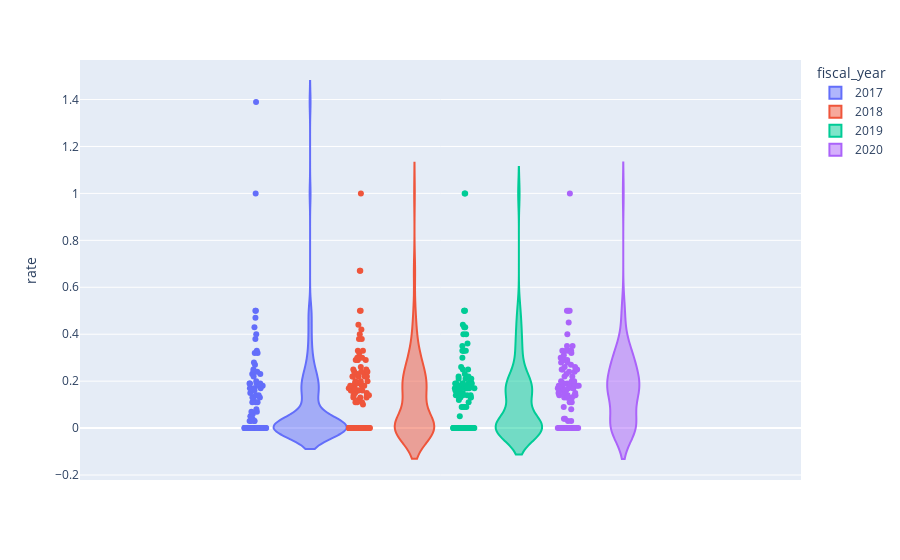

Notebook cell for this chart:
### Code cell
fig=px.violin(df, y='rate', color='fiscal_year', points='all', hover_name='demographic_category', hover_data=['specific_demographic'])
fig.show()

### Figure 1 — Plotly figure (JSON) as saved in the notebook; plotly's stock layout.template omitted (floating-point values rounded to 4 significant figures; data arrays with more than 128 entries replaced by an {"elided": "..."} marker saying what was removed)
{"data": [{"alignmentgroup": "True", "box": {"visible": false}, "customdata": {"elided": "130x1 str values"}, "hovertemplate": "<b>%{hovertext}</b><br><br>fiscal_year=2017<br>rate=%{y}<br>specific_demographic=%{customdata[0]}<extra></extra>", "hovertext": {"elided": "130 str values"}, "legendgroup": "2017", "marker": {"color": "#636efa"}, "name": "2017", "offsetgroup": "2017", "orientation": "v", "points": "all", "scalegroup": "True", "showlegend": true, "type": "violin", "x0": " ", "xaxis": "x", "y": {"elided": "130 float values"}, "y0": " ", "yaxis": "y"}, {"alignmentgroup": "True", "box": {"visible": false}, "customdata": {"elided": "130x1 str values"}, "hovertemplate": "<b>%{hovertext}</b><br><br>fiscal_year=2018<br>rate=%{y}<br>specific_demographic=%{customdata[0]}<extra></extra>", "hovertext": {"elided": "130 str values"}, "legendgroup": "2018", "marker": {"color": "#EF553B"}, "name": "2018", "offsetgroup": "2018", "orientation": "v", "points": "all", "scalegroup": "True", "showlegend": true, "type": "violin", "x0": " ", "xaxis": "x", "y": {"elided": "130 float values"}, "y0": " ", "yaxis": "y"}, {"alignmentgroup": "True", "box": {"visible": false}, "customdata": {"elided": "130x1 str values"}, "hovertemplate": "<b>%{hovertext}</b><br><br>fiscal_year=2019<br>rate=%{y}<br>specific_demographic=%{customdata[0]}<extra></extra>", "hovertext": {"elided": "130 str values"}, "legendgroup": "2019", "marker": {"color": "#00cc96"}, "name": "2019", "offsetgroup": "2019", "orientation": "v", "points": "all", "scalegroup": "True", "showlegend": true, "type": "violin", "x0": " ", "xaxis": "x", "y": {"elided": "130 float values"}, "y0": " ", "yaxis": "y"}, {"alignmentgroup": "True", "box": {"visible": false}, "customdata": [["AmIndAKNative"], ["Asian"], ["BlackAfAmerican"], ["NativeHIOtherPacific"], ["Two or more races"], ["Unknown"], ["White"], ["AmIndAKNative"], ["Asian"], ["BlackAfAmerican"], ["Two or more races"], ["Unknown"], ["White"], ["AmIndAKNative"], ["BlackAfAmerican"], ["Two or more races"], ["Unknown"], ["White"], ["AmIndAKNative"], ["BlackAfAmerican"], ["Two or more races"], ["Unknown"], ["White"], ["BlackAfAmerican"], ["Two or more races"], ["Unknown"], ["White"], ["Hispanic/Latino"], ["Non-Hispanic/Non-Latino"], ["Unknown"], ["Hispanic/Latino"], ["Non-Hispanic/Non-Latino"], ["Unknown"], ["Hispanic/Latino"], ["Non-Hispanic/Non-Latino"], ["Hispanic/Latino"], ["Non-Hispanic/Non-Latino"], ["Hispanic/Latino"], ["Non-Hispanic/Non-Latino"], ["Unknown"], ["Female"], ["Gender non-conforming"], ["Male"], ["Trans Female"], ["Female"], ["Male"], ["Trans Female"], ["Unknown"], ["Gender non-conforming"], ["Male"], ["Trans Female"], ["Female"], ["Male"], ["Trans Male"], ["Female"], ["Male"], ["No"], ["Unknown"], ["Yes"], ["No"], ["Unknown"], ["Yes"], ["Unknown"], ["Yes"], ["No"], ["Unknown"], ["Yes"], ["No"], ["Yes"], ["Adult under 62"], ["Children"], ["Elder Adult"], ["Young Adult"], ["Adult under 62"], ["Children"], ["Elder Adult"], ["Unknown"], ["Young Adult"], ["Adult under 62"], ["Elder Adult"], ["Adult under 62"], ["Elder Adult"], ["Young Adult"], ["Adult under 62"], ["Children"], ["Elder Adult"], ["Young Adult"], ["No"], ["Yes"], ["No"], ["Unknown"], ["Yes"], ["No"], ["Yes"], ["No"], ["Unknown"], ["Yes"], ["No"], ["Unknown"], ["Yes"]], "hovertemplate": "<b>%{hovertext}</b><br><br>fiscal_year=2020<br>rate=%{y}<br>specific_demographic=%{customdata[0]}<extra></extra>", "hovertext": ["Race", "Race", "Race", "Race", "Race", "Race", "Race", "Race", "Race", "Race", "Race", "Race", "Race", "Race", "Race", "Race", "Race", "Race", "Race", "Race", "Race", "Race", "Race", "Race", "Race", "Race", "Race", "Ethnicity", "Ethnicity", "Ethnicity", "Ethnicity", "Ethnicity", "Ethnicity", "Ethnicity", "Ethnicity", "Ethnicity", "Ethnicity", "Ethnicity", "Ethnicity", "Ethnicity", "Gender", "Gender", "Gender", "Gender", "Gender", "Gender", "Gender", "Gender", "Gender", "Gender", "Gender", "Gender", "Gender", "Gender", "Gender", "Gender", "Veteran", "Veteran", "Veteran", "Veteran", "Veteran", "Veteran", "Veteran", "Veteran", "Veteran", "Veteran", "Veteran", "Veteran", "Veteran", "Age", "Age", "Age", "Age", "Age", "Age", "Age", "Age", "Age", "Age", "Age", "Age", "Age", "Age", "Age", "Age", "Age", "Age", "Disability", "Disability", "Disability", "Disability", "Disability", "Disability", "Disability", "Disability", "Disability", "Disability", "Disability", "Disability", "Disability"], "legendgroup": "2020", "marker": {"color": "#ab63fa"}, "name": "2020", "offsetgroup": "2020", "orientation": "v", "points": "all", "scalegroup": "True", "showlegend": true, "type": "violin", "x0": " ", "xaxis": "x", "y": [0, 0.13, 0.16, 0, 0.33, 0, 0.19, 0, 0, 0.2, 0.22, 0.03, 0.13, 0, 0.4, 0, 0, 0.33, 0, 0.25, 0.33, 0.5, 0.3, 0.33, 0, 0, 0.08, 0.19, 0.18, 0, 0.13, 0.18, 0.04, 0, 0.32, 0.31, 0.29, 0.04, 0.25, 0, 0.17, 0, 0.19, 0.5, 0.17, 0.17, 0, 0, 0, 0.28, 0, 0.14, 0.35, 1, 0.15, 0.2, 0.18, 0, 0.19, 0.14, 0, 0.24, 0, 0.27, 0.33, 0, 0.25, 0.15, 0.23, 0.22, 0.11, 0.26, 0.14, 0.2, 0.11, 0.13, 0, 0.18, 0.35, 0.09, 0.17, 0.5, 0.45, 0.19, 0.16, 0, 0.24, 0.14, 0.25, 0.15, 0.03, 0.18, 0, 0.28, 0.29, 0.3, 0.29, 0.17, 0.15, 0.26], "y0": " ", "yaxis": "y"}], "layout": {"legend": {"title": {"text": "fiscal_year"}, "tracegroupgap": 0}, "margin": {"t": 60}, "violinmode": "group", "xaxis": {"anchor": "y", "domain": [0, 1]}, "yaxis": {"anchor": "x", "domain": [0, 1], "title": {"text": "rate"}}}}
